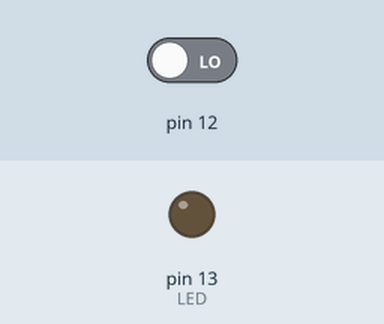
Bench run of a sketch on a simulated Arduino Uno, built with avr-gcc and run on an emulated ATmega328P. On the bench: output pins drawn as LEDs (lit = HIGH). The inputs (shaded band) are chosen by the test bench; at power-on: pin 12 LOW.

Above: at 1.2 s.
1.3 s: pin 12 driven HIGH
At 1.8 s:
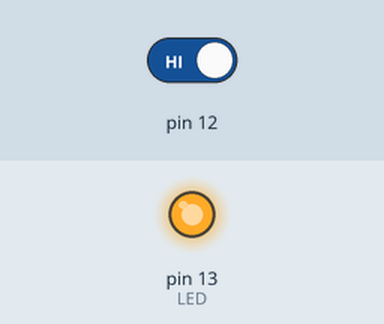
2.8 s: pin 12 driven LOW
At 4.1 s:
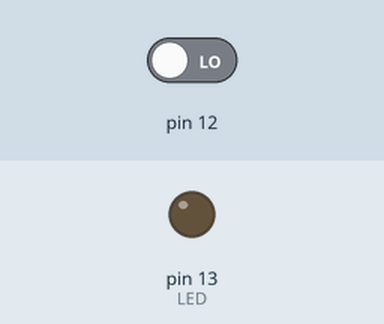
Timing chart, 0 to 5.8 s (numbered marks = the images above; inputs shaded):
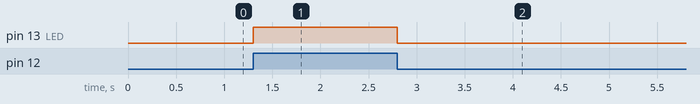

Measured:
- after the input at 1.3 s, pin 13 (LED): LOW → HIGH at once
- after the input at 2.8 s, pin 13 (LED): HIGH → LOW at once

The sketch:

GPIO_registers01.ino
```cpp
int READ;

void setup() {
  DDRB &= ~(1 << PB4);  // Set D10 as a INPUT
  DDRB |=  (1 << PB5);  // Set D11 as a OUTPUT
}

void loop() {
  READ = ((PINB >> 4) & (0b00010000 >> 4));
  if (READ) {
    PORTB |=  (1 << PB5);    // LED ON  -> D11
  }
  else {
      PORTB &= ~(1 << PB5);  // LED OFF -> D11
  }
}
```
